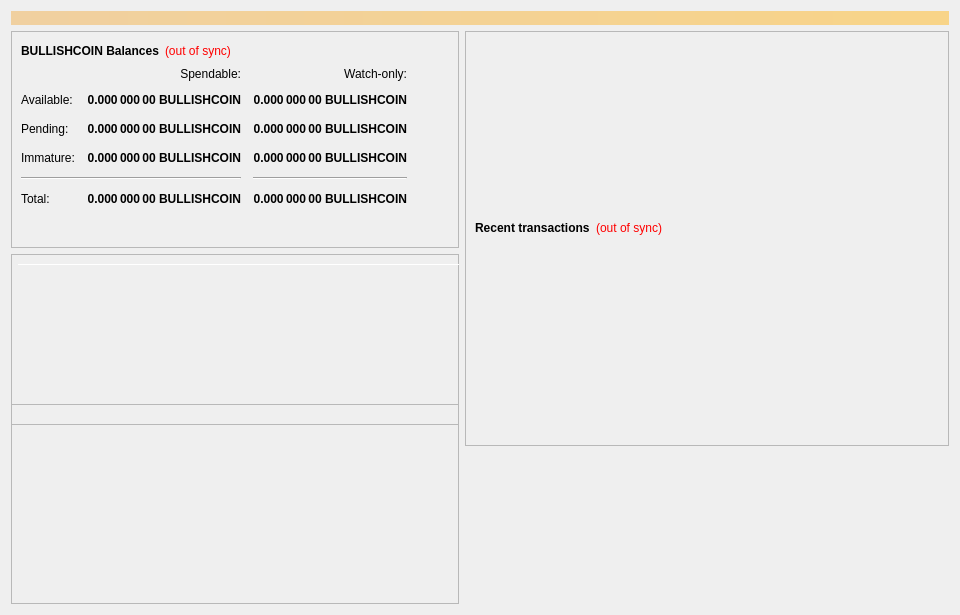
<?xml version="1.0" encoding="UTF-8"?>
<ui version="4.0">
 <class>OverviewPage</class>
 <widget class="QWidget" name="OverviewPage">
  <property name="geometry">
   <rect>
    <x>0</x>
    <y>0</y>
    <width>960</width>
    <height>615</height>
   </rect>
  </property>
  <property name="minimumSize">
   <size>
    <width>960</width>
    <height>0</height>
   </size>
  </property>
  <property name="windowTitle">
   <string>Form</string>
  </property>
  <layout class="QVBoxLayout" name="topLayout">
   <item>
    <widget class="QLabel" name="labelAlerts">
     <property name="visible">
      <bool>false</bool>
     </property>
     <property name="styleSheet">
      <string notr="true">background-color: qlineargradient(x1: 0, y1: 0, x2: 1, y2: 0, stop:0 #F0D0A0, stop:1 #F8D488); color:#000000;</string>
     </property>
     <property name="wordWrap">
      <bool>true</bool>
     </property>
     <property name="margin">
      <number>3</number>
     </property>
    </widget>
   </item>
   <item>
    <layout class="QHBoxLayout" name="horizontalLayout" stretch="1,1">
     <item>
      <layout class="QVBoxLayout" name="verticalLayout_2">
       <item>
        <widget class="QFrame" name="frame">
         <property name="frameShape">
          <enum>QFrame::StyledPanel</enum>
         </property>
         <property name="frameShadow">
          <enum>QFrame::Raised</enum>
         </property>
         <layout class="QVBoxLayout" name="verticalLayout_4">
          <item>
           <layout class="QHBoxLayout" name="horizontalLayout_4">
            <item>
             <widget class="QLabel" name="label_5">
              <property name="font">
               <font>
                <weight>75</weight>
                <bold>true</bold>
               </font>
              </property>
              <property name="text">
               <string>BULLISHCOIN Balances</string>
              </property>
             </widget>
            </item>
            <item>
             <widget class="QLabel" name="labelWalletStatus">
              <property name="cursor">
               <cursorShape>WhatsThisCursor</cursorShape>
              </property>
              <property name="toolTip">
               <string>The displayed information may be out of date. Your wallet automatically synchronizes with the Bullishcoin network after a connection is established, but this process has not completed yet.</string>
              </property>
              <property name="styleSheet">
               <string notr="true">QLabel { color: red; }</string>
              </property>
              <property name="text">
               <string notr="true">(out of sync)</string>
              </property>
              <property name="alignment">
               <set>Qt::AlignLeading|Qt::AlignLeft|Qt::AlignVCenter</set>
              </property>
             </widget>
            </item>
            <item>
             <spacer name="horizontalSpacer_3">
              <property name="orientation">
               <enum>Qt::Horizontal</enum>
              </property>
              <property name="sizeHint" stdset="0">
               <size>
                <width>40</width>
                <height>20</height>
               </size>
              </property>
             </spacer>
            </item>
           </layout>
          </item>
          <item>
           <layout class="QGridLayout" name="gridLayout">
            <property name="spacing">
             <number>12</number>
            </property>
            <item row="2" column="2">
             <widget class="QLabel" name="labelWatchPending">
              <property name="font">
               <font>
                <weight>75</weight>
                <bold>true</bold>
               </font>
              </property>
              <property name="cursor">
               <cursorShape>IBeamCursor</cursorShape>
              </property>
              <property name="toolTip">
               <string>Unconfirmed transactions to watch-only addresses</string>
              </property>
              <property name="text">
               <string notr="true">0.000 000 00 BULLISHCOIN</string>
              </property>
              <property name="alignment">
               <set>Qt::AlignRight|Qt::AlignTrailing|Qt::AlignVCenter</set>
              </property>
              <property name="textInteractionFlags">
               <set>Qt::LinksAccessibleByMouse|Qt::TextSelectableByKeyboard|Qt::TextSelectableByMouse</set>
              </property>
             </widget>
            </item>
            <item row="2" column="1">
             <widget class="QLabel" name="labelUnconfirmed">
              <property name="font">
               <font>
                <weight>75</weight>
                <bold>true</bold>
               </font>
              </property>
              <property name="cursor">
               <cursorShape>IBeamCursor</cursorShape>
              </property>
              <property name="toolTip">
               <string>Total of transactions that have yet to be confirmed, and do not yet count toward the spendable balance</string>
              </property>
              <property name="text">
               <string notr="true">0.000 000 00 BULLISHCOIN</string>
              </property>
              <property name="alignment">
               <set>Qt::AlignRight|Qt::AlignTrailing|Qt::AlignVCenter</set>
              </property>
              <property name="textInteractionFlags">
               <set>Qt::LinksAccessibleByMouse|Qt::TextSelectableByKeyboard|Qt::TextSelectableByMouse</set>
              </property>
             </widget>
            </item>
            <item row="3" column="2">
             <widget class="QLabel" name="labelWatchImmature">
              <property name="font">
               <font>
                <weight>75</weight>
                <bold>true</bold>
               </font>
              </property>
              <property name="cursor">
               <cursorShape>IBeamCursor</cursorShape>
              </property>
              <property name="toolTip">
               <string>Staked or masternode rewards in watch-only addresses that has not yet matured</string>
              </property>
              <property name="text">
               <string notr="true">0.000 000 00 BULLISHCOIN</string>
              </property>
              <property name="alignment">
               <set>Qt::AlignRight|Qt::AlignTrailing|Qt::AlignVCenter</set>
              </property>
              <property name="textInteractionFlags">
               <set>Qt::LinksAccessibleByMouse|Qt::TextSelectableByKeyboard|Qt::TextSelectableByMouse</set>
              </property>
             </widget>
            </item>
            <item row="4" column="0" colspan="2">
             <widget class="Line" name="lineSpendableBalance">
              <property name="orientation">
               <enum>Qt::Horizontal</enum>
              </property>
             </widget>
            </item>
            <item row="4" column="2">
             <widget class="Line" name="lineWatchBalance">
              <property name="sizePolicy">
               <sizepolicy hsizetype="Preferred" vsizetype="Fixed">
                <horstretch>0</horstretch>
                <verstretch>0</verstretch>
               </sizepolicy>
              </property>
              <property name="minimumSize">
               <size>
                <width>140</width>
                <height>0</height>
               </size>
              </property>
              <property name="orientation">
               <enum>Qt::Horizontal</enum>
              </property>
             </widget>
            </item>
            <item row="5" column="0">
             <widget class="QLabel" name="labelTotalText">
              <property name="text">
               <string>Total:</string>
              </property>
             </widget>
            </item>
            <item row="3" column="1">
             <widget class="QLabel" name="labelImmature">
              <property name="font">
               <font>
                <weight>75</weight>
                <bold>true</bold>
               </font>
              </property>
              <property name="cursor">
               <cursorShape>IBeamCursor</cursorShape>
              </property>
              <property name="toolTip">
               <string>Staked or masternode rewards that has not yet matured</string>
              </property>
              <property name="text">
               <string notr="true">0.000 000 00 BULLISHCOIN</string>
              </property>
              <property name="alignment">
               <set>Qt::AlignRight|Qt::AlignTrailing|Qt::AlignVCenter</set>
              </property>
              <property name="textInteractionFlags">
               <set>Qt::LinksAccessibleByMouse|Qt::TextSelectableByKeyboard|Qt::TextSelectableByMouse</set>
              </property>
             </widget>
            </item>
            <item row="2" column="3">
             <spacer name="horizontalSpacer_2">
              <property name="orientation">
               <enum>Qt::Horizontal</enum>
              </property>
              <property name="sizeHint" stdset="0">
               <size>
                <width>40</width>
                <height>20</height>
               </size>
              </property>
             </spacer>
            </item>
            <item row="3" column="0">
             <widget class="QLabel" name="labelImmatureText">
              <property name="text">
               <string>Immature:</string>
              </property>
             </widget>
            </item>
            <item row="5" column="1">
             <widget class="QLabel" name="labelTotal">
              <property name="font">
               <font>
                <weight>75</weight>
                <bold>true</bold>
               </font>
              </property>
              <property name="cursor">
               <cursorShape>IBeamCursor</cursorShape>
              </property>
              <property name="toolTip">
               <string>Your current total balance</string>
              </property>
              <property name="text">
               <string notr="true">0.000 000 00 BULLISHCOIN</string>
              </property>
              <property name="alignment">
               <set>Qt::AlignRight|Qt::AlignTrailing|Qt::AlignVCenter</set>
              </property>
              <property name="textInteractionFlags">
               <set>Qt::LinksAccessibleByMouse|Qt::TextSelectableByKeyboard|Qt::TextSelectableByMouse</set>
              </property>
             </widget>
            </item>
            <item row="5" column="2">
             <widget class="QLabel" name="labelWatchTotal">
              <property name="font">
               <font>
                <weight>75</weight>
                <bold>true</bold>
               </font>
              </property>
              <property name="cursor">
               <cursorShape>IBeamCursor</cursorShape>
              </property>
              <property name="toolTip">
               <string>Current total balance in watch-only addresses</string>
              </property>
              <property name="text">
               <string notr="true">0.000 000 00 BULLISHCOIN</string>
              </property>
              <property name="alignment">
               <set>Qt::AlignRight|Qt::AlignTrailing|Qt::AlignVCenter</set>
              </property>
              <property name="textInteractionFlags">
               <set>Qt::LinksAccessibleByMouse|Qt::TextSelectableByKeyboard|Qt::TextSelectableByMouse</set>
              </property>
             </widget>
            </item>
            <item row="0" column="2">
             <widget class="QLabel" name="labelWatchonly">
              <property name="text">
               <string>Watch-only:</string>
              </property>
              <property name="alignment">
               <set>Qt::AlignRight|Qt::AlignTrailing|Qt::AlignVCenter</set>
              </property>
             </widget>
            </item>
            <item row="1" column="0">
             <widget class="QLabel" name="labelBalanceText">
              <property name="text">
               <string>Available:</string>
              </property>
             </widget>
            </item>
            <item row="1" column="1">
             <widget class="QLabel" name="labelBalance">
              <property name="font">
               <font>
                <weight>75</weight>
                <bold>true</bold>
               </font>
              </property>
              <property name="cursor">
               <cursorShape>IBeamCursor</cursorShape>
              </property>
              <property name="toolTip">
               <string>Your current spendable balance</string>
              </property>
              <property name="text">
               <string notr="true">0.000 000 00 BULLISHCOIN</string>
              </property>
              <property name="alignment">
               <set>Qt::AlignRight|Qt::AlignTrailing|Qt::AlignVCenter</set>
              </property>
              <property name="textInteractionFlags">
               <set>Qt::LinksAccessibleByMouse|Qt::TextSelectableByKeyboard|Qt::TextSelectableByMouse</set>
              </property>
             </widget>
            </item>
            <item row="1" column="2">
             <widget class="QLabel" name="labelWatchAvailable">
              <property name="font">
               <font>
                <weight>75</weight>
                <bold>true</bold>
               </font>
              </property>
              <property name="cursor">
               <cursorShape>IBeamCursor</cursorShape>
              </property>
              <property name="toolTip">
               <string>Your current balance in watch-only addresses</string>
              </property>
              <property name="text">
               <string notr="true">0.000 000 00 BULLISHCOIN</string>
              </property>
              <property name="alignment">
               <set>Qt::AlignRight|Qt::AlignTrailing|Qt::AlignVCenter</set>
              </property>
              <property name="textInteractionFlags">
               <set>Qt::LinksAccessibleByMouse|Qt::TextSelectableByKeyboard|Qt::TextSelectableByMouse</set>
              </property>
             </widget>
            </item>
            <item row="2" column="0">
             <widget class="QLabel" name="labelPendingText">
              <property name="text">
               <string>Pending:</string>
              </property>
             </widget>
            </item>
            <item row="0" column="1">
             <widget class="QLabel" name="labelSpendable">
              <property name="text">
               <string>Spendable:</string>
              </property>
              <property name="alignment">
               <set>Qt::AlignRight|Qt::AlignTrailing|Qt::AlignVCenter</set>
              </property>
             </widget>
            </item>
           </layout>
          </item>
          <item>
           <spacer name="verticalSpacer_4">
            <property name="orientation">
             <enum>Qt::Vertical</enum>
            </property>
            <property name="sizeHint" stdset="0">
             <size>
              <width>20</width>
              <height>40</height>
             </size>
            </property>
           </spacer>
          </item>
         </layout>
        </widget>
       </item>
       <item>
        <widget class="QFrame" name="frameObfuscation">
         <property name="minimumSize">
          <size>
           <width>0</width>
           <height>350</height>
          </size>
         </property>
         <property name="layoutDirection">
          <enum>Qt::LeftToRight</enum>
         </property>
         <property name="frameShape">
          <enum>QFrame::StyledPanel</enum>
         </property>
         <property name="frameShadow">
          <enum>QFrame::Raised</enum>
         </property>
         <widget class="QPushButton" name="runAutoDenom">
          <property name="geometry">
           <rect>
            <x>251</x>
            <y>17</y>
            <width>1</width>
            <height>1</height>
           </rect>
          </property>
          <property name="palette">
           <palette>
            <active>
             <colorrole role="WindowText">
              <brush brushstyle="SolidPattern">
               <color alpha="255">
                <red>0</red>
                <green>0</green>
                <blue>0</blue>
               </color>
              </brush>
             </colorrole>
             <colorrole role="Button">
              <brush brushstyle="SolidPattern">
               <color alpha="255">
                <red>239</red>
                <green>238</green>
                <blue>238</blue>
               </color>
              </brush>
             </colorrole>
             <colorrole role="Light">
              <brush brushstyle="SolidPattern">
               <color alpha="255">
                <red>255</red>
                <green>255</green>
                <blue>255</blue>
               </color>
              </brush>
             </colorrole>
             <colorrole role="Midlight">
              <brush brushstyle="SolidPattern">
               <color alpha="255">
                <red>247</red>
                <green>246</green>
                <blue>246</blue>
               </color>
              </brush>
             </colorrole>
             <colorrole role="Dark">
              <brush brushstyle="SolidPattern">
               <color alpha="255">
                <red>119</red>
                <green>119</green>
                <blue>119</blue>
               </color>
              </brush>
             </colorrole>
             <colorrole role="Mid">
              <brush brushstyle="SolidPattern">
               <color alpha="255">
                <red>159</red>
                <green>159</green>
                <blue>159</blue>
               </color>
              </brush>
             </colorrole>
             <colorrole role="Text">
              <brush brushstyle="SolidPattern">
               <color alpha="255">
                <red>0</red>
                <green>0</green>
                <blue>0</blue>
               </color>
              </brush>
             </colorrole>
             <colorrole role="BrightText">
              <brush brushstyle="SolidPattern">
               <color alpha="255">
                <red>255</red>
                <green>255</green>
                <blue>255</blue>
               </color>
              </brush>
             </colorrole>
             <colorrole role="ButtonText">
              <brush brushstyle="SolidPattern">
               <color alpha="255">
                <red>0</red>
                <green>0</green>
                <blue>0</blue>
               </color>
              </brush>
             </colorrole>
             <colorrole role="Base">
              <brush brushstyle="SolidPattern">
               <color alpha="255">
                <red>255</red>
                <green>255</green>
                <blue>255</blue>
               </color>
              </brush>
             </colorrole>
             <colorrole role="Window">
              <brush brushstyle="SolidPattern">
               <color alpha="255">
                <red>239</red>
                <green>238</green>
                <blue>238</blue>
               </color>
              </brush>
             </colorrole>
             <colorrole role="Shadow">
              <brush brushstyle="SolidPattern">
               <color alpha="255">
                <red>0</red>
                <green>0</green>
                <blue>0</blue>
               </color>
              </brush>
             </colorrole>
             <colorrole role="AlternateBase">
              <brush brushstyle="SolidPattern">
               <color alpha="255">
                <red>247</red>
                <green>246</green>
                <blue>246</blue>
               </color>
              </brush>
             </colorrole>
             <colorrole role="ToolTipBase">
              <brush brushstyle="SolidPattern">
               <color alpha="255">
                <red>255</red>
                <green>255</green>
                <blue>220</blue>
               </color>
              </brush>
             </colorrole>
             <colorrole role="ToolTipText">
              <brush brushstyle="SolidPattern">
               <color alpha="255">
                <red>0</red>
                <green>0</green>
                <blue>0</blue>
               </color>
              </brush>
             </colorrole>
            </active>
            <inactive>
             <colorrole role="WindowText">
              <brush brushstyle="SolidPattern">
               <color alpha="255">
                <red>0</red>
                <green>0</green>
                <blue>0</blue>
               </color>
              </brush>
             </colorrole>
             <colorrole role="Button">
              <brush brushstyle="SolidPattern">
               <color alpha="255">
                <red>239</red>
                <green>238</green>
                <blue>238</blue>
               </color>
              </brush>
             </colorrole>
             <colorrole role="Light">
              <brush brushstyle="SolidPattern">
               <color alpha="255">
                <red>255</red>
                <green>255</green>
                <blue>255</blue>
               </color>
              </brush>
             </colorrole>
             <colorrole role="Midlight">
              <brush brushstyle="SolidPattern">
               <color alpha="255">
                <red>247</red>
                <green>246</green>
                <blue>246</blue>
               </color>
              </brush>
             </colorrole>
             <colorrole role="Dark">
              <brush brushstyle="SolidPattern">
               <color alpha="255">
                <red>119</red>
                <green>119</green>
                <blue>119</blue>
               </color>
              </brush>
             </colorrole>
             <colorrole role="Mid">
              <brush brushstyle="SolidPattern">
               <color alpha="255">
                <red>159</red>
                <green>159</green>
                <blue>159</blue>
               </color>
              </brush>
             </colorrole>
             <colorrole role="Text">
              <brush brushstyle="SolidPattern">
               <color alpha="255">
                <red>0</red>
                <green>0</green>
                <blue>0</blue>
               </color>
              </brush>
             </colorrole>
             <colorrole role="BrightText">
              <brush brushstyle="SolidPattern">
               <color alpha="255">
                <red>255</red>
                <green>255</green>
                <blue>255</blue>
               </color>
              </brush>
             </colorrole>
             <colorrole role="ButtonText">
              <brush brushstyle="SolidPattern">
               <color alpha="255">
                <red>0</red>
                <green>0</green>
                <blue>0</blue>
               </color>
              </brush>
             </colorrole>
             <colorrole role="Base">
              <brush brushstyle="SolidPattern">
               <color alpha="255">
                <red>255</red>
                <green>255</green>
                <blue>255</blue>
               </color>
              </brush>
             </colorrole>
             <colorrole role="Window">
              <brush brushstyle="SolidPattern">
               <color alpha="255">
                <red>239</red>
                <green>238</green>
                <blue>238</blue>
               </color>
              </brush>
             </colorrole>
             <colorrole role="Shadow">
              <brush brushstyle="SolidPattern">
               <color alpha="255">
                <red>0</red>
                <green>0</green>
                <blue>0</blue>
               </color>
              </brush>
             </colorrole>
             <colorrole role="AlternateBase">
              <brush brushstyle="SolidPattern">
               <color alpha="255">
                <red>247</red>
                <green>246</green>
                <blue>246</blue>
               </color>
              </brush>
             </colorrole>
             <colorrole role="ToolTipBase">
              <brush brushstyle="SolidPattern">
               <color alpha="255">
                <red>255</red>
                <green>255</green>
                <blue>220</blue>
               </color>
              </brush>
             </colorrole>
             <colorrole role="ToolTipText">
              <brush brushstyle="SolidPattern">
               <color alpha="255">
                <red>0</red>
                <green>0</green>
                <blue>0</blue>
               </color>
              </brush>
             </colorrole>
            </inactive>
            <disabled>
             <colorrole role="WindowText">
              <brush brushstyle="SolidPattern">
               <color alpha="255">
                <red>119</red>
                <green>119</green>
                <blue>119</blue>
               </color>
              </brush>
             </colorrole>
             <colorrole role="Button">
              <brush brushstyle="SolidPattern">
               <color alpha="255">
                <red>239</red>
                <green>238</green>
                <blue>238</blue>
               </color>
              </brush>
             </colorrole>
             <colorrole role="Light">
              <brush brushstyle="SolidPattern">
               <color alpha="255">
                <red>255</red>
                <green>255</green>
                <blue>255</blue>
               </color>
              </brush>
             </colorrole>
             <colorrole role="Midlight">
              <brush brushstyle="SolidPattern">
               <color alpha="255">
                <red>247</red>
                <green>246</green>
                <blue>246</blue>
               </color>
              </brush>
             </colorrole>
             <colorrole role="Dark">
              <brush brushstyle="SolidPattern">
               <color alpha="255">
                <red>119</red>
                <green>119</green>
                <blue>119</blue>
               </color>
              </brush>
             </colorrole>
             <colorrole role="Mid">
              <brush brushstyle="SolidPattern">
               <color alpha="255">
                <red>159</red>
                <green>159</green>
                <blue>159</blue>
               </color>
              </brush>
             </colorrole>
             <colorrole role="Text">
              <brush brushstyle="SolidPattern">
               <color alpha="255">
                <red>119</red>
                <green>119</green>
                <blue>119</blue>
               </color>
              </brush>
             </colorrole>
             <colorrole role="BrightText">
              <brush brushstyle="SolidPattern">
               <color alpha="255">
                <red>255</red>
                <green>255</green>
                <blue>255</blue>
               </color>
              </brush>
             </colorrole>
             <colorrole role="ButtonText">
              <brush brushstyle="SolidPattern">
               <color alpha="255">
                <red>119</red>
                <green>119</green>
                <blue>119</blue>
               </color>
              </brush>
             </colorrole>
             <colorrole role="Base">
              <brush brushstyle="SolidPattern">
               <color alpha="255">
                <red>239</red>
                <green>238</green>
                <blue>238</blue>
               </color>
              </brush>
             </colorrole>
             <colorrole role="Window">
              <brush brushstyle="SolidPattern">
               <color alpha="255">
                <red>239</red>
                <green>238</green>
                <blue>238</blue>
               </color>
              </brush>
             </colorrole>
             <colorrole role="Shadow">
              <brush brushstyle="SolidPattern">
               <color alpha="255">
                <red>0</red>
                <green>0</green>
                <blue>0</blue>
               </color>
              </brush>
             </colorrole>
             <colorrole role="AlternateBase">
              <brush brushstyle="SolidPattern">
               <color alpha="255">
                <red>239</red>
                <green>238</green>
                <blue>238</blue>
               </color>
              </brush>
             </colorrole>
             <colorrole role="ToolTipBase">
              <brush brushstyle="SolidPattern">
               <color alpha="255">
                <red>255</red>
                <green>255</green>
                <blue>220</blue>
               </color>
              </brush>
             </colorrole>
             <colorrole role="ToolTipText">
              <brush brushstyle="SolidPattern">
               <color alpha="255">
                <red>0</red>
                <green>0</green>
                <blue>0</blue>
               </color>
              </brush>
             </colorrole>
            </disabled>
           </palette>
          </property>
          <property name="focusPolicy">
           <enum>Qt::NoFocus</enum>
          </property>
          <property name="autoFillBackground">
           <bool>true</bool>
          </property>
          <property name="text">
           <string/>
          </property>
          <property name="flat">
           <bool>true</bool>
          </property>
         </widget>
         <widget class="Line" name="line">
          <property name="geometry">
           <rect>
            <x>7</x>
            <y>10</y>
            <width>451</width>
            <height>1</height>
           </rect>
          </property>
          <property name="orientation">
           <enum>Qt::Horizontal</enum>
          </property>
         </widget>
         <widget class="QFrame" name="frame_3">
          <property name="geometry">
           <rect>
            <x>0</x>
            <y>150</y>
            <width>465</width>
            <height>201</height>
           </rect>
          </property>
          <property name="frameShape">
           <enum>QFrame::StyledPanel</enum>
          </property>
          <property name="frameShadow">
           <enum>QFrame::Raised</enum>
          </property>
         </widget>
         <widget class="QFrame" name="frame_4">
          <property name="geometry">
           <rect>
            <x>0</x>
            <y>0</y>
            <width>465</width>
            <height>171</height>
           </rect>
          </property>
          <property name="frameShape">
           <enum>QFrame::StyledPanel</enum>
          </property>
          <property name="frameShadow">
           <enum>QFrame::Raised</enum>
          </property>
         </widget>
        </widget>
       </item>
      </layout>
     </item>
     <item>
      <layout class="QVBoxLayout" name="verticalLayout_3">
       <item>
        <widget class="QFrame" name="frame_2">
         <property name="frameShape">
          <enum>QFrame::StyledPanel</enum>
         </property>
         <property name="frameShadow">
          <enum>QFrame::Raised</enum>
         </property>
         <layout class="QVBoxLayout" name="verticalLayout">
          <item>
           <spacer name="verticalSpacer_3">
            <property name="orientation">
             <enum>Qt::Vertical</enum>
            </property>
            <property name="sizeType">
             <enum>QSizePolicy::Fixed</enum>
            </property>
            <property name="sizeHint" stdset="0">
             <size>
              <width>20</width>
              <height>75</height>
             </size>
            </property>
           </spacer>
          </item>
          <item>
           <widget class="QLabel" name="labelOverviewHeaderRight">
            <property name="minimumSize">
             <size>
              <width>464</width>
              <height>96</height>
             </size>
            </property>
            <property name="maximumSize">
             <size>
              <width>16777215</width>
              <height>96</height>
             </size>
            </property>
            <property name="alignment">
             <set>Qt::AlignCenter</set>
            </property>
            <property name="margin">
             <number>5</number>
            </property>
           </widget>
          </item>
          <item>
           <layout class="QHBoxLayout" name="horizontalLayout_2">
            <item>
             <widget class="QLabel" name="label_4">
              <property name="font">
               <font>
                <weight>75</weight>
                <bold>true</bold>
               </font>
              </property>
              <property name="text">
               <string>Recent transactions</string>
              </property>
             </widget>
            </item>
            <item>
             <widget class="QLabel" name="labelTransactionsStatus">
              <property name="cursor">
               <cursorShape>WhatsThisCursor</cursorShape>
              </property>
              <property name="toolTip">
               <string>The displayed information may be out of date. Your wallet automatically synchronizes with the Bullishcoin network after a connection is established, but this process has not completed yet.</string>
              </property>
              <property name="styleSheet">
               <string notr="true">QLabel { color: red; }</string>
              </property>
              <property name="text">
               <string notr="true">(out of sync)</string>
              </property>
              <property name="alignment">
               <set>Qt::AlignRight|Qt::AlignTrailing|Qt::AlignVCenter</set>
              </property>
             </widget>
            </item>
            <item>
             <spacer name="horizontalSpacer">
              <property name="orientation">
               <enum>Qt::Horizontal</enum>
              </property>
              <property name="sizeHint" stdset="0">
               <size>
                <width>40</width>
                <height>20</height>
               </size>
              </property>
             </spacer>
            </item>
           </layout>
          </item>
          <item>
           <widget class="QListView" name="listTransactions">
            <property name="styleSheet">
             <string notr="true">QListView { background: transparent; }</string>
            </property>
            <property name="frameShape">
             <enum>QFrame::NoFrame</enum>
            </property>
            <property name="verticalScrollBarPolicy">
             <enum>Qt::ScrollBarAlwaysOff</enum>
            </property>
            <property name="horizontalScrollBarPolicy">
             <enum>Qt::ScrollBarAlwaysOff</enum>
            </property>
            <property name="selectionMode">
             <enum>QAbstractItemView::NoSelection</enum>
            </property>
           </widget>
          </item>
         </layout>
        </widget>
       </item>
       <item>
        <spacer name="verticalSpacer_2">
         <property name="orientation">
          <enum>Qt::Vertical</enum>
         </property>
         <property name="sizeType">
          <enum>QSizePolicy::Expanding</enum>
         </property>
         <property name="sizeHint" stdset="0">
          <size>
           <width>20</width>
           <height>40</height>
          </size>
         </property>
        </spacer>
       </item>
      </layout>
     </item>
    </layout>
   </item>
  </layout>
 </widget>
 <resources/>
 <connections/>
</ui>
